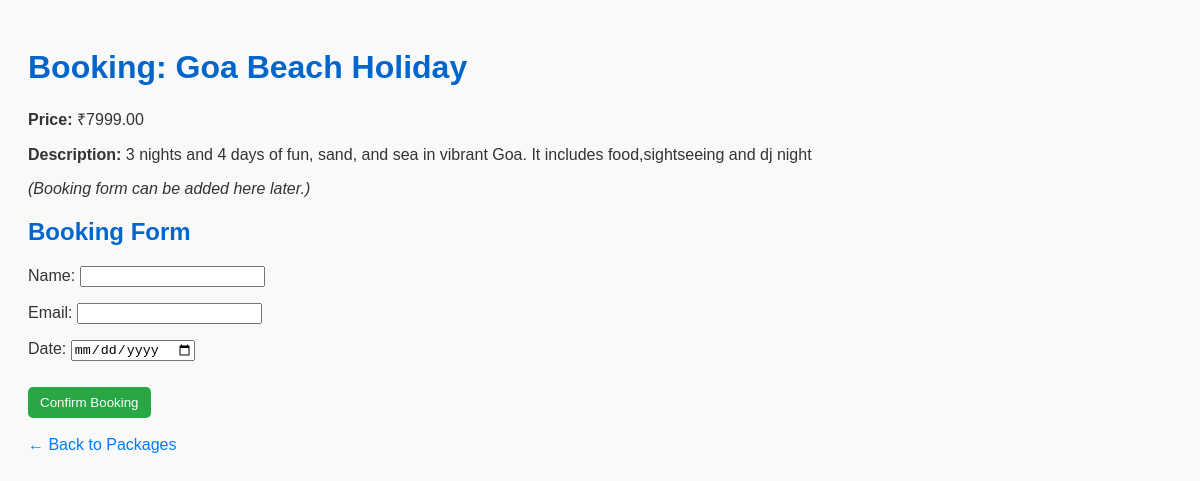
/book/2/, run on the app's committed database.
### main/models.py (models this page shows, shortened)
class TourPackage(models.Model):
    title = models.CharField(max_length=100)
    description = models.TextField()
    price = models.DecimalField(max_digits=10, decimal_places=2)
    image = models.ImageField(upload_to='package_images/')
    vendor = models.ForeignKey('Vendor', on_delete=models.CASCADE, null=True)
    is_approved = models.BooleanField(default=False)

### main/views.py (the view)
# urls.py: path('book/<int:package_id>/', views.book_package, name='book_package'),
def book_package(request, package_id):
    package = get_object_or_404(TourPackage, id=package_id,is_approved=True)
    if request.method == 'POST':
        form = BookingForm(request.POST)
        if form.is_valid():
            booking = form.save(commit=False)
            booking.package = package
            booking.save()
            print("Booking confirmed for:", form.cleaned_data)
            return render(request, 'main/booking_success.html', {'package': package, 'user_name': form.cleaned_data.get('name'), 'user_email': form.cleaned_data.get('email')})
    else:
        form = BookingForm()
    return render(request, 'main/book.html', {'package': package,'form': form})

### main/forms.py
class BookingForm(forms.ModelForm):
    class Meta:
        model = Booking
        fields = ['name', 'email', 'date']
        widgets = {'date': forms.DateInput(attrs={'type': 'date'})
        }

### main/templates/main/book.html (shortened to what this page needs)
<!DOCTYPE html>
<html>
<head>
    {% load static %}
    <link rel="stylesheet" href="{% static 'main/style.css' %}">
</head>
<body>
    <h1>Booking: {{ package.title }}</h1>
    <p><strong>Price:</strong> ₹{{ package.price }}</p>
    <p><strong>Description:</strong> {{ package.description }}</p>
    <p><em>(Booking form can be added here later.)</em></p>
    <h2>Booking Form</h2>
    <form method="post" autocomplete="off">
        {{ form.as_p }}
        <button type="submit">Confirm Booking</button>
    </form>
    <br>
    <a href="{% url 'home' %}">← Back to Packages</a>
</body>
</html>

### main/static/main/style.css (style rules this page uses)
body { font-family: Arial, sans-serif; background-color: #f9f9f9; padding: 20px; color: #333; }
h1, h2 { color: #0066cc; }
button { background-color: #28a745; color: white; padding: 8px 12px; border: none; border-radius: 5px; margin-top: 10px; cursor: pointer; }
a { text-decoration: none; color: #007bff; }

### data on the page
TourPackage: title "Goa Beach Holiday", price "7999.00", description "3 nights and 4 days of fun, sand, and sea in vibrant Goa. It includes food,sightseeing and dj night"
